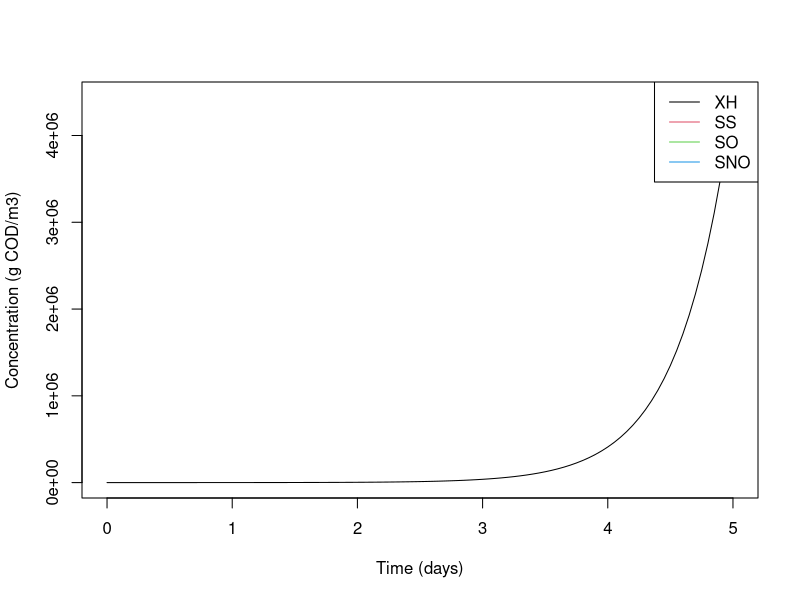

Here is the R script that generated this plot:
# Calculate the anoxic storage rate
calculate_anoxic_storage_rate <- function(params, XH, SS, SO, SNO) {
  kSTO = params["kSTO"]
  KS = params["KS"]
  KO2 = params["KO2"] 
  KNOX = params["KNOX"]
  etaox = params["etaox"]
  
  rate = kSTO * etaox * (KO2 / (KO2 + SO)) * (SNO / (KNOX + SNO)) * (SS / (KS + SS)) * XH
  
  return(rate)
}

# Parameters
params <- c(kSTO = 10, KS = 10, KO2 = 0.5, KNOX = 0.5, etaox = 0.6)

# Function that wraps the calculation for use with 'ode'
anoxic_storage_wrapper <- function(t, state, params) {
  XH <- state[1]
  SS <- state[2]
  SO <- state[3]
  SNO <- state[4]
  
  rate <- calculate_anoxic_storage_rate(params, XH, SS, SO, SNO)
  
  dXH <- rate
  dSS <- 0  # No change in SS for this example
  dSO <- 0  # No change in SO for this example
  dSNO <- 0  # No change in SNO for this example
  
  derivatives <- c(dXH, dSS, dSO, dSNO)
  
  return(list(derivatives))  # Return derivatives as a list
}

# Initial conditions
initial_conditions <- c(XH = 30, SS = 50, SO = 0.5, SNO = 10)

# Time steps
t <- seq(0, 5, by = 0.05)

# Numerical integration 
library(deSolve)
out <- ode(y = initial_conditions, times = t, func = anoxic_storage_wrapper, parms = params)

# Results
plot(out[, 1], out[, 2], type = "l", 
     xlab = "Time (days)", ylab = "Concentration (g COD/m3)")
lines(out[, 3:4], col = "blue")
legend("topright", legend = c("XH", "SS", "SO", "SNO"), lty = 1, col = 1:4)
